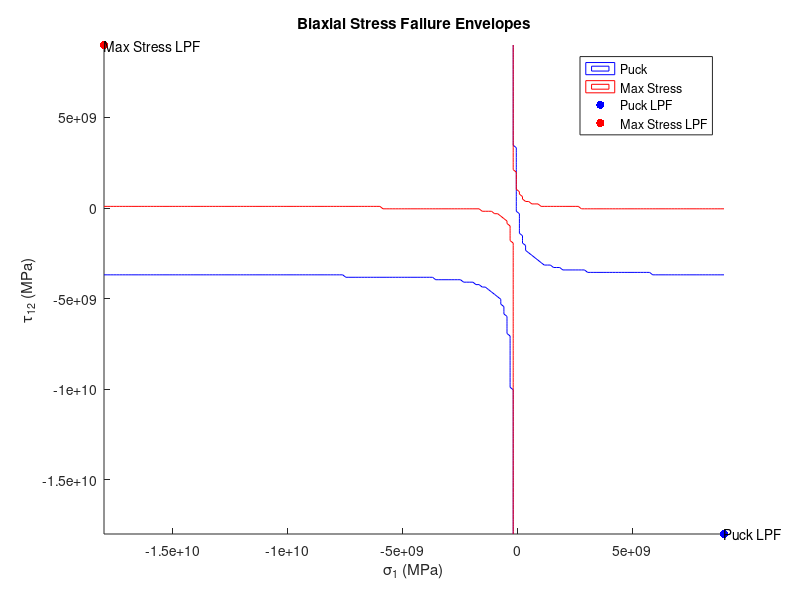
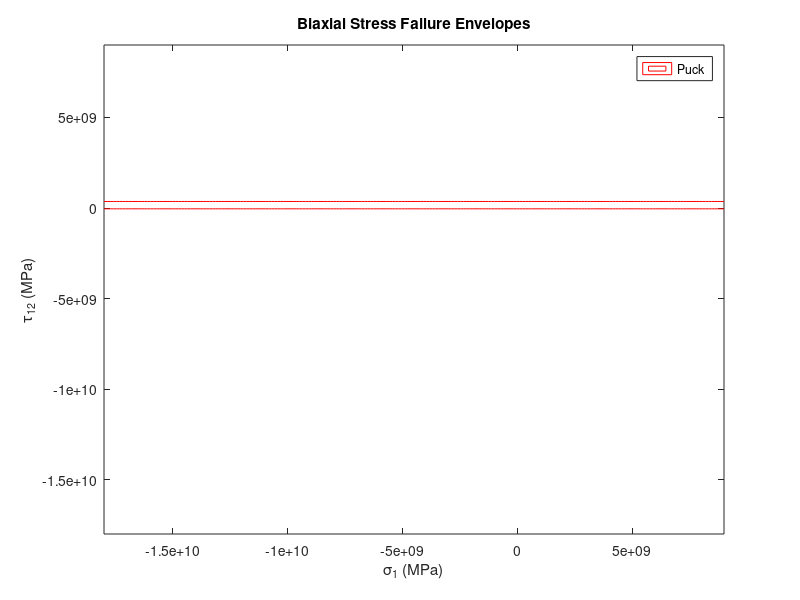

Here is the MATLAB script that generated these plots, in order:
clear; format;
format short g;

% Define material properties
E1   = 140.e9 ; % Pa
nu12 = .3 ;
E2   = 10.e9  ; % Pa
G12  = 5.e9  ; % Pa
nu21 = nu12 * E2 / E1 ;
X_T = 1500.e6;
X_C = 1200.e6;
Y_T = 50.e6;
Y_C = 250.e6;
g_12t = 70.e6;
sigma_max = 90.e8;

% Define failure criteria
tau_12f = g_12t;
puck_failure = @(sigma1, sigma2, tau12) (sigma1/X_T + sigma2/Y_T + tau12/tau_12f <= 1);
maxstress_failure = @(sigma1, sigma2, tau12) (sigma1/X_T + sigma2/Y_T <= 1);


% Define stress ranges for plotting
sigma_range = linspace(-2*sigma_max, sigma_max, 201);
tau_range = linspace(-2*sigma_max, sigma_max, 201);

% Calculate biaxial stress failure envelopes for Puck and Max Stress criteria
for i = 1:length(sigma_range)
    for j = 1:length(tau_range)
        sigma1 = sigma_range(i);
        tau12 = tau_range(j);
        
        % Calculate sigma2 for [0/90/±45]2s laminate
        a = cosd(45)^2/E1 + sind(45)^2/G12;
        b = sind(45)^2/E1 + cosd(45)^2/G12;
        c = -2*sind(45)*cosd(45)*(1/E1 - 1/G12);
        sigma2 = a*sigma1 + b*tau12 + c*sigma1*tau12;
        
        % Check if stress state satisfies Puck and Max Stress failure criteria
        if puck_failure(sigma1, sigma2, tau12)
            puck_envelope(i,j) = 1;
        else
            puck_envelope(i,j) = 0;
        end
        if maxstress_failure(sigma1, sigma2, tau12)
            maxstress_envelope(i,j) = 1;
        else
            maxstress_envelope(i,j) = 0;
        end
        
        if sigma1 > X_C 
            maxstress_envelope1(i,j) = 1;
        elseif sigma1 < X_T
            maxstress_envelope1(i,j) = 1;
        else
            maxstress_envelope1(i,j) = 0;
        end
        
        if sigma1 > Y_C 
            maxstress_envelope1(i,j) = 1;
        elseif sigma1 < Y_T
            maxstress_envelope1(i,j) = 1;
        else
            maxstress_envelope1(i,j) = 0;
        end



    end
end



% Find FPF and LPF for Puck and Max Stress criteria
for i = 1:length(sigma_range)
    for j = 1:length(tau_range)
        if puck_envelope(i,j) == 1
            puck_LPF_sigma1 = sigma_range(i);
            puck_LPF_tau12 = tau_range(j);
            break
        end
    end
end

% Plot biaxial stress failure envelopes for Puck and Max Stress criteria
figure(1);
hold on;
contour(sigma_range, tau_range, puck_envelope, [0 1], 'b');
contour(sigma_range, tau_range, maxstress_envelope, [0 1], 'r');
xlabel('\sigma_1 (MPa)');
ylabel('\tau_{12} (MPa)');
title('Biaxial Stress Failure Envelopes');
legend('Puck', 'Max Stress');

% Plot FPF and LPF for Puck and Max Stress criteria
scatter(puck_LPF_sigma1, puck_LPF_tau12, 'b', 'filled');
text(puck_LPF_sigma1, puck_LPF_tau12, 'Puck LPF');
legend('Puck', 'Max Stress', 'Puck LPF');

maxstress_LPF_sigma1 = min(sigma_range(maxstress_envelope(end,:)==1));
maxstress_LPF_tau12 = tau_range(end);
scatter(maxstress_LPF_sigma1, maxstress_LPF_tau12, 'r', 'filled');
text(maxstress_LPF_sigma1, maxstress_LPF_tau12, 'Max Stress LPF');
legend('Puck', 'Max Stress', 'Puck LPF', 'Max Stress LPF');



figure(2)
contour(sigma_range, sigma_range, maxstress_envelope1, [0 1], 'r');
xlabel('\sigma_1 (MPa)');
ylabel('\tau_{12} (MPa)');
title('Biaxial Stress Failure Envelopes');
legend('Puck', 'Max Stress');

function maximum_stress_crit(sigma1, sigma2)
end
